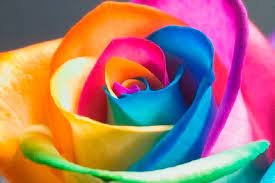
%> input picture flower.jpg, 275 x 183 px
$ octave exp10.m   (GNU Octave 9; MATLAB toolbox functions it lacks are replaced by stand-ins)
%> lines starting %> are read from the running program, lines starting %| are printed output that depends on the picture; in (x1, y1, x2, y2) boxes, pixels count from 0 and x2, y2 are one past the last pixel; in counts of white or black regions, pixels touching at a corner belong together; the program's own positions count from 1
clc
close all;
clear
Myimg=imread("flower.jpg");
%> Myimg is the input picture: size 183x275x3 uint8; mean R, G, B 166.5, 120.8, 113.8
Mygrayimg= imresize(rgb2gray(Myimg),[256,256]);
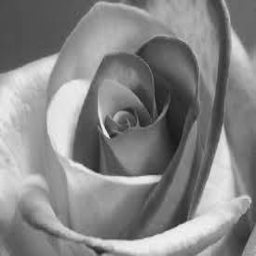
%> Mygrayimg: size 256x256 uint8; min 23, max 245, mean 133.7
subplot(2,2,1);
imshow(Mygrayimg),title("original image");

Myfftimg=fft2(Mygrayimg);
tmp=abs(Myfftimg);
Mylogimg=log(1+tmp);
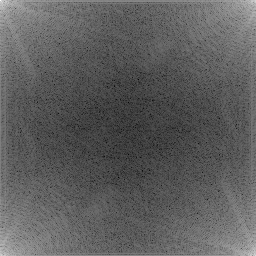
%> Mylogimg: size 256x256 double; min 0.622, max 15.99, mean 6.32; drawn with min black and max white
subplot(2,2,2);
imshow(mat2gray(Mylogimg));
title("fft img");

[m,n]=size(Myfftimg);
%> m = 256; n = 256
low = 62;
band1 = 15;
band2 = 60;
Mylowpassmask=ones(m,n);
Mybandpassmask=ones(m,n);
for u = 1:m
for v = 1:n
tmp = ((u-(m+1))/2)^2+(v-(n+1)/2)^2;
raddist = round((sqrt(tmp)));
disp(raddist)
if raddist>low
Mylowpassmask(u,v)= 0;
end
if raddist > band2 || raddist < band1
Mybandpassmask(u,v)= 0;
end
end
end
%> this loop made 256 passes
%> (printed output is left out)
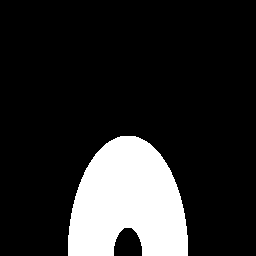
%> Mybandpassmask: size 256x256 double; values 0 (black) and 1 (white), 16.5% white; 1 white region, box (x1, y1, x2, y2) and area: (68, 136, 188, 256) 10786
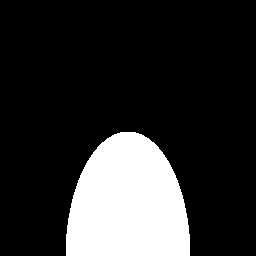
%> Mylowpassmask: size 256x256 double; values 0 (black) and 1 (white), 18.6% white; 1 white region, box (x1, y1, x2, y2) and area: (66, 132, 190, 256) 12194

f1= fftshift(Mylowpassmask);
%> f1: size 256x256 double; values 0 (black) and 1 (white), 18.6% white; 2 white regions, box (x1, y1, x2, y2) and area: (0, 4, 62, 128) 6097, (194, 4, 256, 128) 6097
f2= fftshift(Mybandpassmask);
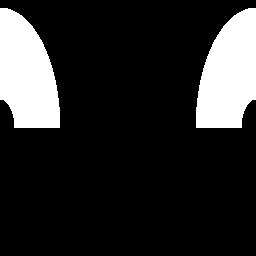
%> f2: size 256x256 double; values 0 (black) and 1 (white), 16.5% white; 2 white regions, box (x1, y1, x2, y2) and area: (0, 8, 60, 128) 5393, (196, 8, 256, 128) 5393

resimg1 = Myfftimg.*f1;
resimg2 = Myfftimg.*f2;

r1= abs(ifft2(resimg1));
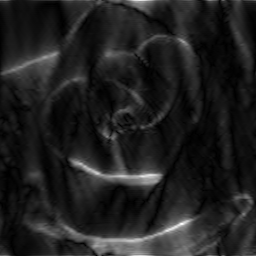
%> r1: size 256x256 double; min 0.035, max 91.48, mean 11.8; drawn with min black and max white
subplot(2,2,3);
imshow(r1,[]);
title('low-pass filtered img');

r2= abs(ifft2(resimg2));
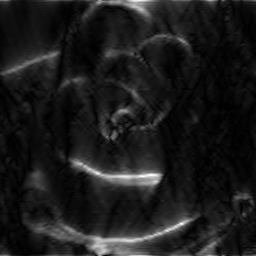
%> r2: size 256x256 double; min 0.00956, max 64.14, mean 7.1; drawn with min black and max white
subplot(2,2,4);
imshow(r2,[]);
title('band-pass filtered img');

$ run again, with coins1.jpg copied over flower.jpg
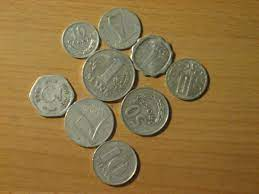
%> input picture coins1.jpg, 259 x 194 px
%> Myimg is the input picture: size 194x259x3 uint8; mean R, G, B 141.9, 115.2, 66.6
%> `Mylogimg=log(1+tmp);`:
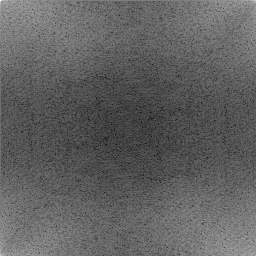
%> Mylogimg: size 256x256 double; min 1.23, max 15.86, mean 6.82; drawn with min black and max white
%> the loop `for u = 1:m` made 256 passes
%> (printed output is left out)
%> f1: size 256x256 double; values 0 (black) and 1 (white), 18.6% white; 2 white regions, box (x1, y1, x2, y2) and area: (0, 4, 62, 128) 6097, (194, 4, 256, 128) 6097
%> f2: size 256x256 double; values 0 (black) and 1 (white), 16.5% white; 2 white regions, box (x1, y1, x2, y2) and area: (0, 8, 60, 128) 5393, (196, 8, 256, 128) 5393
%> `r2= abs(ifft2(resimg2));`:
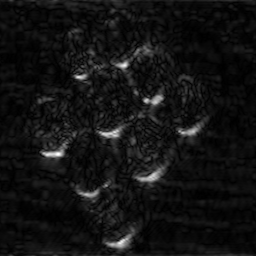
%> r2: size 256x256 double; min 0.00843, max 49.11, mean 3.7; drawn with min black and max white

$ run again, with desert.jpg copied over flower.jpg
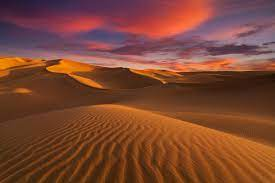
%> input picture desert.jpg, 275 x 183 px
%> Myimg is the input picture: size 183x275x3 uint8; mean R, G, B 124.7, 70, 50.3
%> the loop `for u = 1:m` made 256 passes
%> (printed output is left out)
%> f1: size 256x256 double; values 0 (black) and 1 (white), 18.6% white; 2 white regions, box (x1, y1, x2, y2) and area: (0, 4, 62, 128) 6097, (194, 4, 256, 128) 6097
%> f2: size 256x256 double; values 0 (black) and 1 (white), 16.5% white; 2 white regions, box (x1, y1, x2, y2) and area: (0, 8, 60, 128) 5393, (196, 8, 256, 128) 5393
%> `r2= abs(ifft2(resimg2));`:
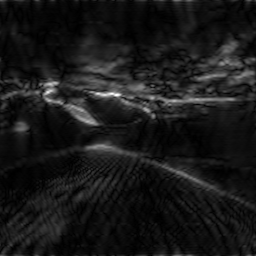
%> r2: size 256x256 double; min 0.015, max 57.5, mean 5.6; drawn with min black and max white
